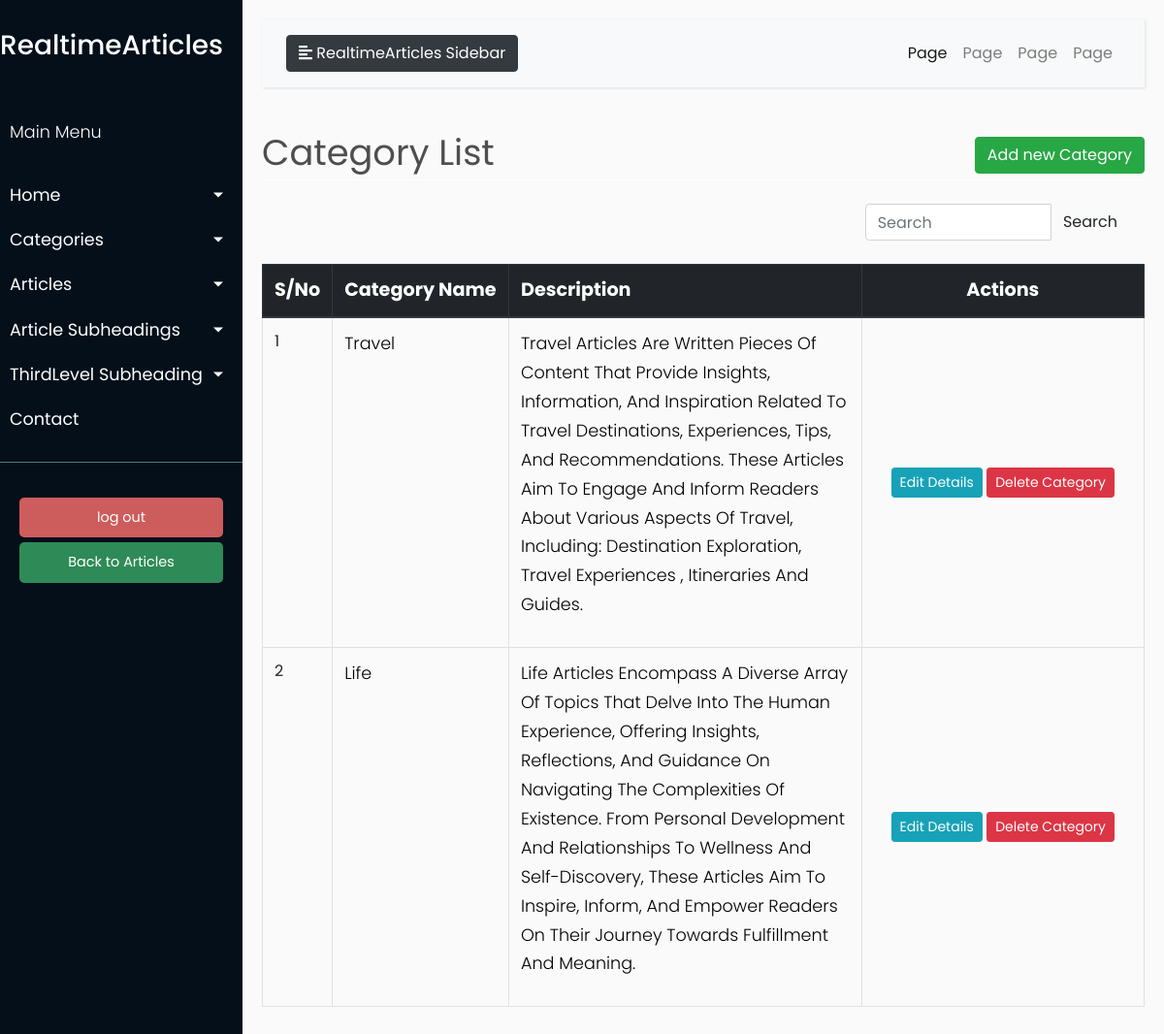
The app's page /category_list (signed in), older data.
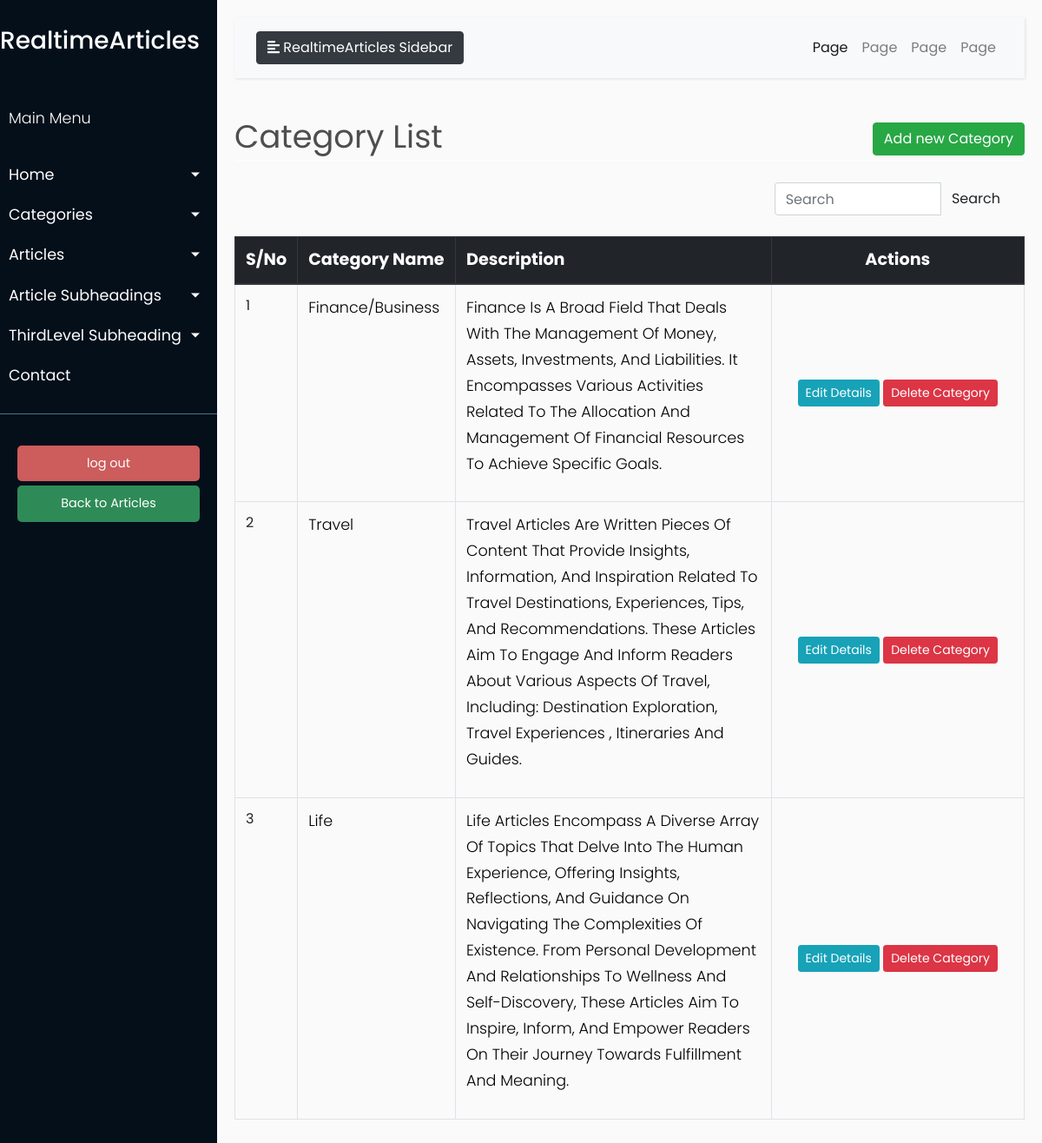
The same page, newer data.
### models/models.py (models this page shows, shortened)
class Category(db.Model):
    __tablename__ = 'category'
    id = db.Column(db.Integer, primary_key=True)
    name = db.Column(db.String(50), unique=True, nullable=False)
    description = db.Column(db.Text)

### blueprints/article.py (the view)
@article.route('/category_list')
@login_required
def category_list():
    title = 'Category List'
    queryset = Category.query.order_by(Category.id.desc())
    return render_template('admin/category/category_list.html',
                           queryset=queryset, title=title)

### app.py (called while the page is built)
@login.user_loader
def load_user(user_id):
    return User.query.get(int(user_id))

### templates/admin/category/category_list.html (shortened to what this page needs)
{% extends "admin/base.html" %}
{% block content %}
    <div class="row" style="color: #4e4e4e; font-style: bold; font-size: 2.3rem; ">
        <div class="col-md-8">Category List</div>
        <div class="col-md-4">
            <div class="float-md-right">
                <a class="btn btn-success" href="{{ url_for('article.create_category') }}">Add new Category</a>
            </div>
        </div>
    </div>
    <div style="border-bottom: 1px solid white;"></div>
    <br>
    <table class="table table-css table-bordered table-hover">
        <div class="container">
            <div class="row justify-content-end">
                <div class="col-md-4">
                    <form method="get" class="search-form">
                        <div class="input-group">
                            <input type="text" class="form-control" placeholder="Search" aria-label="Search"
                                   aria-describedby="button-addon2">
                            <div class="input-group-append">
                                <button class="btn btn-pink" type="submit" id="button-addon2">Search</button>
                            </div>
                        </div>
                    </form>
                </div>
            </div>
        </div>
        <br>
        <thead class="thead-dark align-middle">
        <tr style="background-color: #343a40; font-size: 1.2rem; color: white; text-transform: capitalize; height: 40px">
           <th width="5%">S/No</th>
            <th width="20%">Category Name</th>
            <th width="40%">Description</th>
            <th style="text-align: center">Actions</th>
        </tr>
        </thead>
        {% if queryset %}
            <tbody>
            {% for category in queryset %}
                <tr>
                   <td>{{ loop.index }}</td>
                    <td>
                        <p style="text-transform: capitalize; color:black">{{ category.name }} </p>
                    </td>
                    <td>
                        <p style="text-transform: capitalize; color:black">{{ category.description }} </p>
                    </td>
                    <td class="align-middle  text-center">
                        <div class="d-inline-block align-middle">
                                            <a href="{{url_for('article.edit_category', category_id =  category.id)}}" class="btn btn-info btn-sm">Edit
                                                Details</a>
                                            <a href="{{url_for('article.delete_category', id =  category.id)}}" class="btn btn-danger btn-sm"> Delete
                                                Category </a>
                        </div>
                    </td>
                </tr>
            {% endfor %}
            </tbody>
        {% endif %}
    </table>
{% endblock content %}

Row changes from the older to the newer data that the page shows:
added Category: name "Finance/Business", description "Finance Is A Broad Field That Deals With The Management Of Money, Assets, Investments, And Liabilities. It Encompasses Various Activities Related To The Allocation And Management Of Financial Resources To Achieve Specific Goals."
